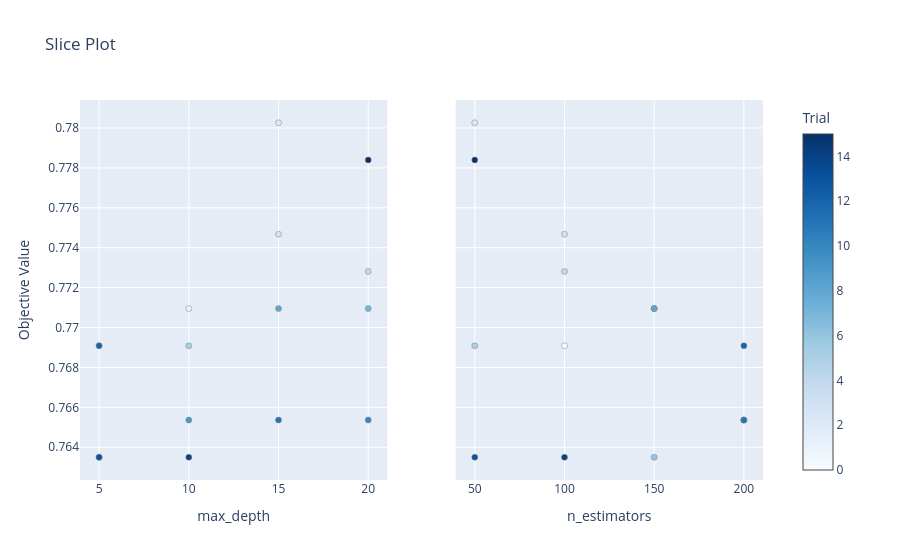

Notebook cell for this chart:
### Code cell
# 3. Slice Plot
plot_slice(study).show()

### Figure 1 — Plotly figure (JSON) as saved in the notebook; plotly's stock layout.template omitted (floating-point values rounded to 4 significant figures)
{"data": [{"marker": {"color": [0, 1, 2, 3, 4, 5, 6, 7, 8, 9, 10, 11, 12, 13, 14, 15], "colorbar": {"title": {"text": "Trial"}, "x": 1, "xpad": 40}, "colorscale": [[0, "rgb(247,251,255)"], [0.125, "rgb(222,235,247)"], [0.25, "rgb(198,219,239)"], [0.375, "rgb(158,202,225)"], [0.5, "rgb(107,174,214)"], [0.625, "rgb(66,146,198)"], [0.75, "rgb(33,113,181)"], [0.875, "rgb(8,81,156)"], [1, "rgb(8,48,107)"]], "line": {"color": "Grey", "width": 0.5}, "showscale": true}, "mode": "markers", "name": "Feasible Trial", "showlegend": false, "type": "scatter", "x": [5, 10, 15, 15, 20, 10, 5, 20, 15, 10, 20, 15, 5, 5, 10, 20], "xaxis": "x", "y": [0.7691, 0.7709, 0.7803, 0.7747, 0.7728, 0.7691, 0.7635, 0.7709, 0.7709, 0.7654, 0.7654, 0.7654, 0.7691, 0.7635, 0.7635, 0.7784], "yaxis": "y"}, {"marker": {"color": [0, 1, 2, 3, 4, 5, 6, 7, 8, 9, 10, 11, 12, 13, 14, 15], "colorbar": {"title": {"text": "Trial"}, "x": 1, "xpad": 40}, "colorscale": [[0, "rgb(247,251,255)"], [0.125, "rgb(222,235,247)"], [0.25, "rgb(198,219,239)"], [0.375, "rgb(158,202,225)"], [0.5, "rgb(107,174,214)"], [0.625, "rgb(66,146,198)"], [0.75, "rgb(33,113,181)"], [0.875, "rgb(8,81,156)"], [1, "rgb(8,48,107)"]], "line": {"color": "Grey", "width": 0.5}, "showscale": false}, "mode": "markers", "name": "Feasible Trial", "showlegend": false, "type": "scatter", "x": [100, 150, 50, 100, 100, 50, 150, 150, 150, 200, 200, 200, 200, 50, 100, 50], "xaxis": "x2", "y": [0.7691, 0.7709, 0.7803, 0.7747, 0.7728, 0.7691, 0.7635, 0.7709, 0.7709, 0.7654, 0.7654, 0.7654, 0.7691, 0.7635, 0.7635, 0.7784], "yaxis": "y2"}], "layout": {"title": {"text": "Slice Plot"}, "xaxis": {"anchor": "y", "domain": [0, 0.45], "title": {"text": "max_depth"}}, "xaxis2": {"anchor": "y2", "domain": [0.55, 1], "title": {"text": "n_estimators"}}, "yaxis": {"anchor": "x", "domain": [0, 1], "title": {"text": "Objective Value"}}, "yaxis2": {"anchor": "x2", "domain": [0, 1], "matches": "y", "showticklabels": false}}}
